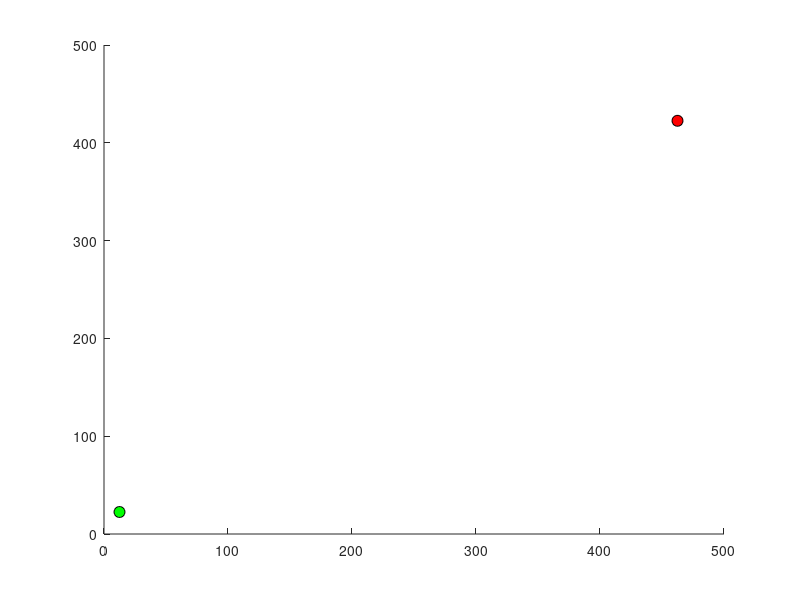

Write the MATLAB code that produced this figure. (Note: this script raises an error after producing the figure.)
%% ===========
% row: 行
% col: 列
% ceng: 高
% 栅格地图尺寸:100（行）*100（列）*24（高）
% delta:单元栅格长度为5
%     A:初始点[行,列,高]
%         S:初始点坐标值
%     B:目标点[行,列,高]
%         E:目标点坐标值
%     注意：实际上行对应y，列对应x    
% ob_num:障碍物节点个数
% ob_r:单元栅格对角线长度的一半:sqrt(3)/2*delta
% ob_coo:障碍物[行,列,高]*delta
% route_smart:路径的[行,列,高]*delta
%% ===========Artificial Potential Field==================
clc
clear
close all
load('Environment_data.mat')  % 加载地图信息
load('Global_path.mat')       % 加载全局路径信息
figure(1)
set(gcf,'position',[200,200,600,600]);
axis([0 col*delta 0 row*delta 0 ceng*delta])
hold on


plot3(S(1),S(2),S(3), 'o','markersize', 8,'markerfacecolor','g','MarkerEdgeColor', 'k')
plot3(E(1),E(2),E(3), 'o','markersize', 8,'markerfacecolor','r','MarkerEdgeColor', 'k')
shp = alphaShape(ob_coo(:,2),ob_coo(:,1),ob_coo(:,3));
plot(shp,'EdgeColor','k','FaceColor','k','FaceAlpha',0.6);
plot3(Astar_route(:,1),Astar_route(:,2),Astar_route(:,3),'b--','LineWidth',1.5);
plot3(Astar_route_simpify(:,1),Astar_route_simpify(:,2),Astar_route_simpify(:,3),'k--','LineWidth',2);

T_num=1;                             %计时
step=2;                              %调用人工势场时的步长
dis_purpose=step;                    %当小车与目标点距离小于该值时，即认为到达目标
K1=5;                                %引力增益系数
K2=50;                               %斥力增益系数
K3=0.2;                              %偏航引力系数
ob_coo(:,1:2)=fliplr(ob_coo(:,1:2));
safe_dis=10*ob_r;
now_point=S;
end_point=E;
APF_route2=now_point;                %新路径的初始起点
tic
while true %循环开始
    Attract_x=K1*(end_point(1)-now_point(1))/norm(end_point-now_point);        %x方向上的引力
    Attract_y=K1*(end_point(2)-now_point(2))/norm(end_point-now_point);        %y方向上的引力
    Attract_z=K1*(end_point(3)-now_point(3))/norm(end_point-now_point);        %y方向上的引力
            repulsion_x=0;                           %x方向上的斥力
            repulsion_y=0;                           %y方向上的斥力
            repulsion_z=0;                           %z方向上的斥力
    for i=1:ob_num
        dis_lin=norm(now_point-ob_coo(i,1:3));      %路径点和障碍的距离
        if dis_lin<safe_dis                         %如果障碍和当前点的距离小于障碍影响距离          
            repulsion_x = repulsion_x + K2*(1/dis_lin-1/safe_dis)*(1/dis_lin)^2 *(ob_coo(i,1)-now_point(1));
            repulsion_y = repulsion_y + K2*(1/dis_lin-1/safe_dis)*(1/dis_lin)^2 *(ob_coo(i,2)-now_point(2));
            repulsion_z = repulsion_z + K2*(1/dis_lin-1/safe_dis)*(1/dis_lin)^2 *(ob_coo(i,3)-now_point(3));
        end
    end
    [yaw_p,dis]=yaw_fun(now_point,Astar_route_simpify);
    Attract_x=Attract_x+(yaw_p(1)-now_point(1))*dis*K3;
    Attract_y=Attract_y+(yaw_p(2)-now_point(2))*dis*K3;
    Attract_z=Attract_z+(yaw_p(3)-now_point(3))*dis*K3;
    sum_x=Attract_x-repulsion_x;%x方向的合力
    sum_y=Attract_y-repulsion_y;%y方向的合力
    sum_z=Attract_z-repulsion_z;%z方向的合力
    next_Point(1)=now_point(1)+step*sum_x/(sum_x^2+sum_y^2+sum_z^2)^0.5;
    next_Point(2)=now_point(2)+step*sum_y/(sum_x^2+sum_y^2+sum_z^2)^0.5;
    next_Point(3)=now_point(3)+step*sum_z/(sum_x^2+sum_y^2+sum_z^2)^0.5;
    
    a=plot3([now_point(1) next_Point(1)],[now_point(2) next_Point(2)],[now_point(3) next_Point(3)],'m','LineWidth',2);   
    set(a,'handlevisibility','off');
    now_point=next_Point;
    T_num=T_num+1;
    APF_route2(T_num,:)=now_point;
    dis_Goal=norm(now_point-end_point);%计算当前点与目标点距离
    if dis_Goal<dis_purpose %距离小于给定值，则认为到达目标点
        T_num=T_num+1;
        APF_route2(T_num,:)=end_point;%把终点添加到路径
        break;
    end
end
set(a,'handlevisibility','on');
T_all=toc;
disp(['程序运行时间：',num2str(T_all)])
for j=2:size(APF_route2(:,1))
    Q3=APF_route2(j-1,:);
    Q4=APF_route2(j,:);
dis2(j)=((Q3(1)-Q4(1)).^2+(Q3(2)-Q4(2)).^2+(Q3(3)-Q4(3)).^2).^0.5;
end
disp(['APF Path length:',num2str(sum(dis2,'all'))]);
disp('APF Path as follows: (from S to E)');
disp(APF_route2);
legend('Source','Goal','Obstacles','Astar-path','Astar-path simpify','Smart-path')
set(gca,'FontSize',16,'Fontname', 'Times New Roman');
% view(-37.5,30)
view(-41,45)
xlim([0 500])
ylim([0 500])